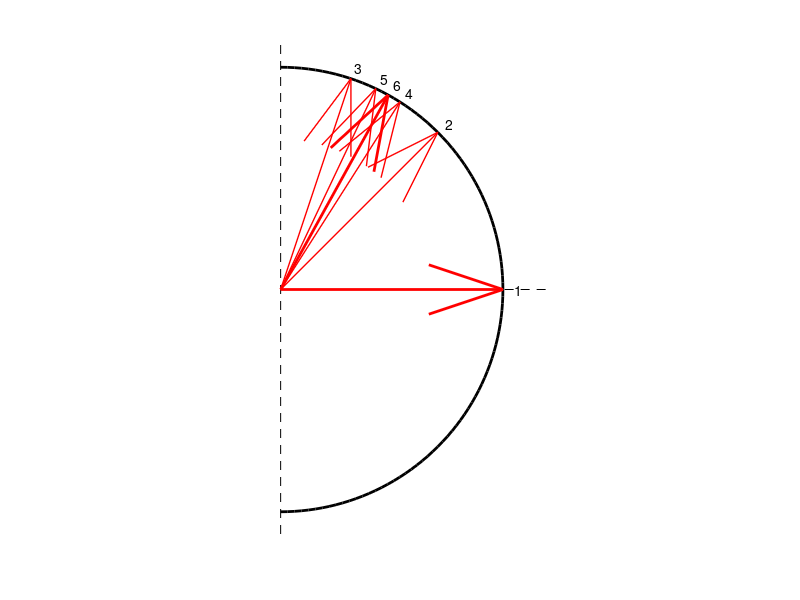
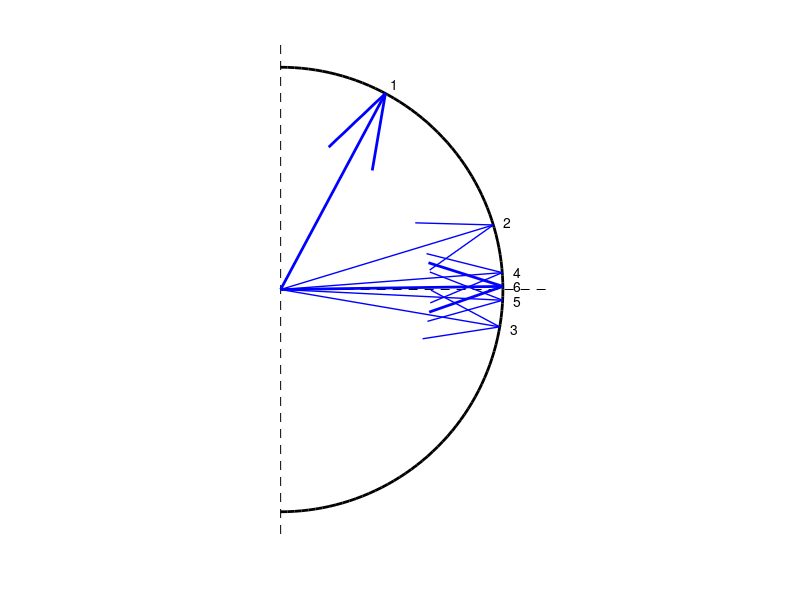
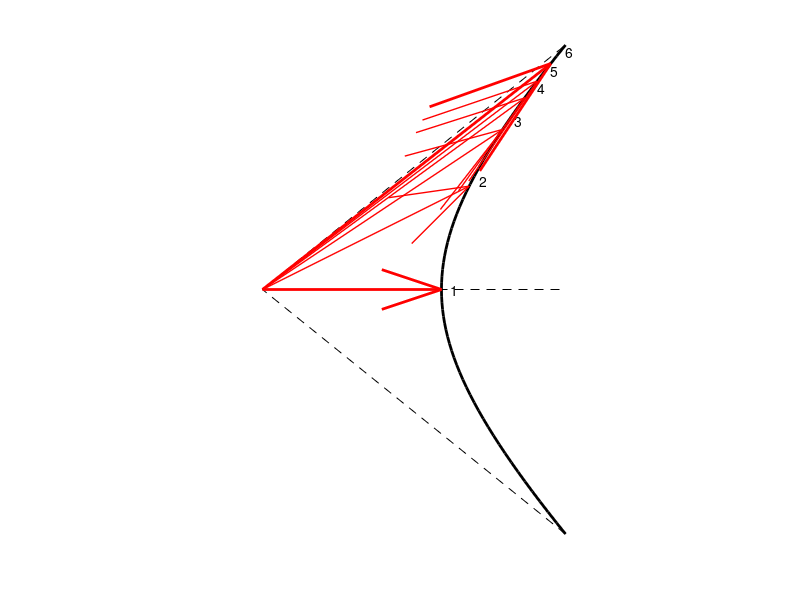
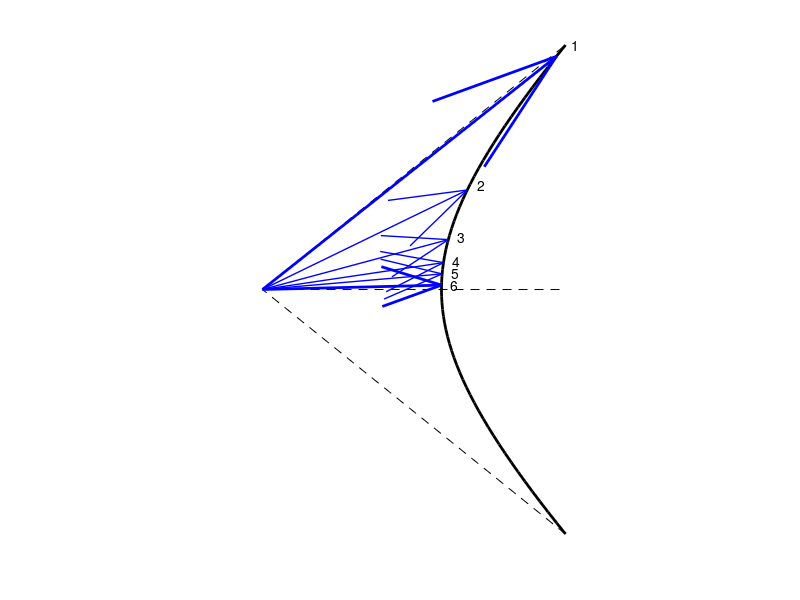

These figures' MATLAB source, in order:
% script RR_cordic_viz
% Just draws some pretty pictures illustrating CORDIC at work.
%% Renaissance Repository, https://github.com/tbewley/RR/tree/main/RR_chap01
%% Copyright 2024 by Thomas Bewley, published under BSD 3-Clause License.

R=1.05; width=[2 1 1 1 1 2];

figure(1), clf, th=[-pi/2:pi/100:pi/2]
plot(cos(th),sin(th),'k-','LineWidth',2), axis equal, axis off, hold on
plot([0 1.2],[0 0],'k--'); plot([0 0],[-1.1 1.1],'k--');
angles=[0.78540, 0.46365, 0.24498, 0.12435, 0.06242, 0.03124, 0.01562];
v=[1; 0]; z=1.05;
for i=1:6
    quiver(0,0,v(1),v(2),0,'r-','LineWidth',width(i))
    text(R*v(1),R*v(2),int2str(i))
    sigma=sign(z); 
    v=[cos(sigma*angles(i)), -sin(sigma*angles(i)); ...
       sin(sigma*angles(i)),  cos(sigma*angles(i))]*v;
    z=z-sigma*angles(i)
end
print -depsc CORDIC1.eps

figure(2), clf, th=[-pi/2:pi/100:pi/2]
plot(cos(th),sin(th),'k-','LineWidth',2), axis equal, axis off, hold on
plot([0 1.2],[0 0],'k--'); plot([0 0],[-1.1 1.1],'k--');
v=[cos(1.08); sin(1.08)];
for i=1:6
    quiver(0,0,v(1),v(2),0,'b-','LineWidth',width(i))
    text(R*v(1),R*v(2),int2str(i))
    sigma=-sign(v(2)); 
    v=[cos(sigma*angles(i)), -sin(sigma*angles(i)); ...
       sin(sigma*angles(i)),  cos(sigma*angles(i))]*v;
end
print -depsc CORDIC2.eps

figure(3), clf, c=1.118173; th=[-c:c/30:c];
x=cosh(th); y=sinh(th); plot(x,y,'k-','LineWidth',2), axis equal, axis off, hold on
plot([0 cosh(c)],[0 0],'k--')
plot([cosh(c) 0 cosh(c)],[-sinh(c) 0 sinh(c)],'k--')
angles=[0.54931, 0.25541, 0.12566, 0.06258, 0.06258, 0.03126, 0.01563];
v=[1; 0]; z=1.05;
for i=1:6
    quiver(0,0,v(1),v(2),0,'r-','LineWidth',width(i))
    text(R*v(1),R*v(2),int2str(i))
    sigma=sign(z); 
    v=[cosh(sigma*angles(i)), sinh(sigma*angles(i)); ...
       sinh(sigma*angles(i)), cosh(sigma*angles(i))]*v;
    z=z-sigma*angles(i)
end
print -depsc CORDIC3.eps

figure(4), clf, c=1.118173; th=[-c:c/30:c];
x=cosh(th); y=sinh(th); plot(x,y,'k-','LineWidth',2), axis equal, axis off, hold on
plot([0 cosh(c)],[0 0],'k--')
plot([cosh(c) 0 cosh(c)],[-sinh(c) 0 sinh(c)],'k--')
v=[cosh(1.08); sinh(1.08)];
for i=1:6
    quiver(0,0,v(1),v(2),0,'b-','LineWidth',width(i))
    text(R*v(1),R*v(2),int2str(i))
    sigma=-sign(v(2)); 
    v=[cosh(sigma*angles(i)), sinh(sigma*angles(i)); ...
       sinh(sigma*angles(i)), cosh(sigma*angles(i))]*v;
end
print -depsc CORDIC4.eps

figure(5), clf,
plot([1 1],[-2 2],'k-','LineWidth',2), axis equal, axis off, hold on
plot([0 1.3],[0 0],'k--')
plot([1 0 1],[-2 0 2],'k--')
f=[1 0.5, 0.25, 0.125, 0.0625, 0.03125, 0.015625];
v=[1; 0]; z=1.95;
for i=1:6
    quiver(0,0,v(1),v(2),0,'r-','LineWidth',width(i))
    text(R*v(1),R*v(2),int2str(i))
    sigma=sign(z); 
    v=[1,                0; ...
       sigma*f(i), 1]*v;
    z=z-sigma*f(i);
end
print -depsc CORDIC5.eps

figure(6), clf, 
plot([1 1],[-2 2],'k-','LineWidth',2), axis equal, axis off, hold on
plot([0 1.3],[0 0],'k--')
v=[1; 1.8];
for i=1:6
    quiver(0,0,v(1),v(2),0,'b-','LineWidth',width(i))
    text(R*v(1),R*v(2),int2str(i))
    sigma=-sign(v(2)); 
    v=[1,          0; ...
       sigma*f(i), 1]*v;
end
print -depsc CORDIC6.eps
